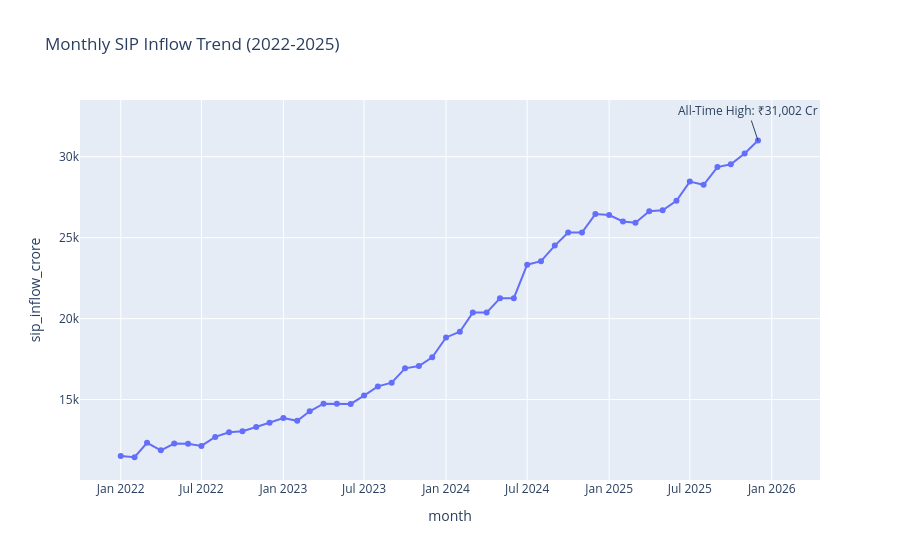

Notebook cell for this chart:
### Code cell
import plotly.express as px

sip['month'] = pd.to_datetime(sip['month'])

fig = px.line(
    sip,
    x='month',
    y='sip_inflow_crore',
    title='Monthly SIP Inflow Trend (2022-2025)',
    markers=True
)

fig.add_annotation(
    x=sip.loc[sip['sip_inflow_crore'].idxmax(), 'month'],
    y=sip['sip_inflow_crore'].max(),
    text=f"All-Time High: ₹{sip['sip_inflow_crore'].max():,.0f} Cr",
    showarrow=True
)

fig.show()
